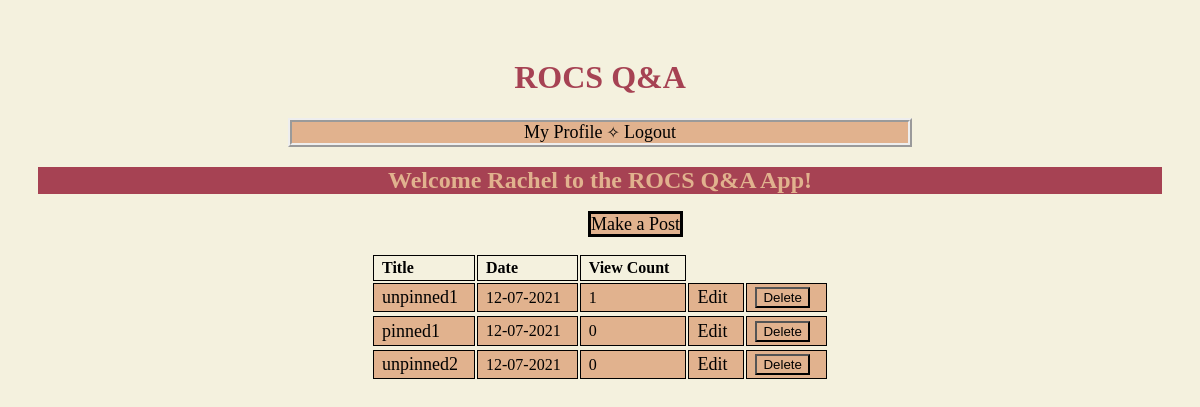
Screenshot of /home (signed in) with the database file from the repository.
### models.py (models this page shows, shortened)
class Question(db.Model):
    question_id = db.Column("question_id", db.Integer, primary_key=True)
    title = db.Column("title", db.String(200))
    text = db.Column("text", db.String(600))
    posted_date = db.Column("posted_date", db.String(50))
    user_id = db.Column(db.Integer, db.ForeignKey("user.user_id"), nullable=False)
    replies = db.relationship("Reply", backref="question", cascade="all, delete-orphan", lazy=True)
    view_count = db.Column("view_count", db.Integer, default=0)
    num_likes = db.Column("Upvotes", db.Integer, db.ForeignKey("user.user_id"), db.ForeignKey("question.question_id"), default=0)
    pinned = db.Column("pinned", db.Boolean)

### flask_app.py (the view)
@app.route('/')
@app.route('/home')
def index():
    if session.get('user'):
        my_questions = db.session.query(Question).all()
        return render_template('home.html', post=my_questions, user=session['user'], userID=session['user_id'])
    else:
        return redirect(url_for('login'))

### templates/home.html (shortened to what this page needs)
<!DOCTYPE html>
<html lang="en">
    <head>
        <link rel="stylesheet" href="{{ url_for('static', filename='main.css') }}">
    </head>
    <body>
        <h1>ROCS Q&A</h1>
        {% if user %}
                <nav>
                    <a href="{{ url_for('get_profile') }}">My Profile</a> &#10023; <a href="{{ url_for('logout') }}">Logout</a>
                </nav>
        {% else %}
                <nav>
                    <a href="{{ url_for('login') }}">Sign In</a>
                    <a href="{{ url_for('register') }}">Register</a>
                </nav>
        {% endif %}
        <h2 id="welcome">Welcome {{user}} to the ROCS Q&A App!</h2>
        <a href="{{ url_for('new_post') }}" id="newpost">Make a Post</a>
        <br>
        <br>
        <table>
            <tr>
                <th>Title</th>
                <th>Date</th>
                <th>View Count</th>
            </tr>
        {% for question in post %}
        <tr>
        {% if question.pinned %}
        <td><a href="{{ url_for('get_question', question_id=question.question_id) }}">{{ question.title }}</a></td>
        <td>{{ question.posted_date }}</td>
        <td>{{ question.view_count }}</td>
            {% if question.user_id == userID %}
            <td><a href="{{ url_for('edit_post', question_id=question.question_id) }}">Edit</a></td>
            <td>
                <form action="{{ url_for('delete_post', question_id=question.question_id) }}" method="post">
                    <input type="submit" value="Delete">
                </form>
            </td>
            {%  endif  %}
        {% endif %}
        </tr>
        {% endfor %}
        {% for question in post %}
        <tr>
        {% if not question.pinned %}
        <td><a href="{{ url_for('get_question', question_id=question.question_id) }}">{{ question.title }}</a></td>
        <td>{{ question.posted_date }}</td>
        <td>{{ question.view_count }}</td>
            {% if question.user_id == userID %}
            <td><a href="{{ url_for('edit_post', question_id=question.question_id) }}">Edit</a></td>
            <td>
                <form action="{{ url_for('delete_post', question_id=question.question_id) }}" method="post">
                    <input type="submit" value="Delete">
                </form>
            </td>
            {%  endif  %}
        {% endif %}
        </tr>
        {% endfor %}
        </table>
    </body>
</html>

### static/main.css (style rules this page uses)
body { padding: 30px 30px; background: #f4f1de; }
h1 { text-align: center; color: #a64253; }
h2 { color: #e1b28e; background: #a64253; }
input[type="submit" i] { display: block; margin-left: auto; margin-right: auto; background: #e1b28e; }
a { text-decoration: none; color: #000000; font-size: large; }
nav { text-align: center; background: #e1b28e; margin-left: 250px; margin-right: 250px; border: ridge; border-width: 4px; }
#welcome { text-align: center; }
th, td { border: 1px solid black; padding: 0.2em 1em 0.2em 0.5em; text-align: left; vertical-align: middle; }
tbody tr:nth-child(even) td { background-color: #e1b28e; }
table { margin: auto; }
#newpost { border: solid; background: #e1b28e; margin-left: 550px; }

### rows the page displays
Question: title "unpinned1", posted_date "12-07-2021", view_count "1"
Question: title "pinned1", posted_date "12-07-2021", view_count "0"
Question: title "unpinned2", posted_date "12-07-2021", view_count "0"

### other values shown
{{ user }} "Rachel"
